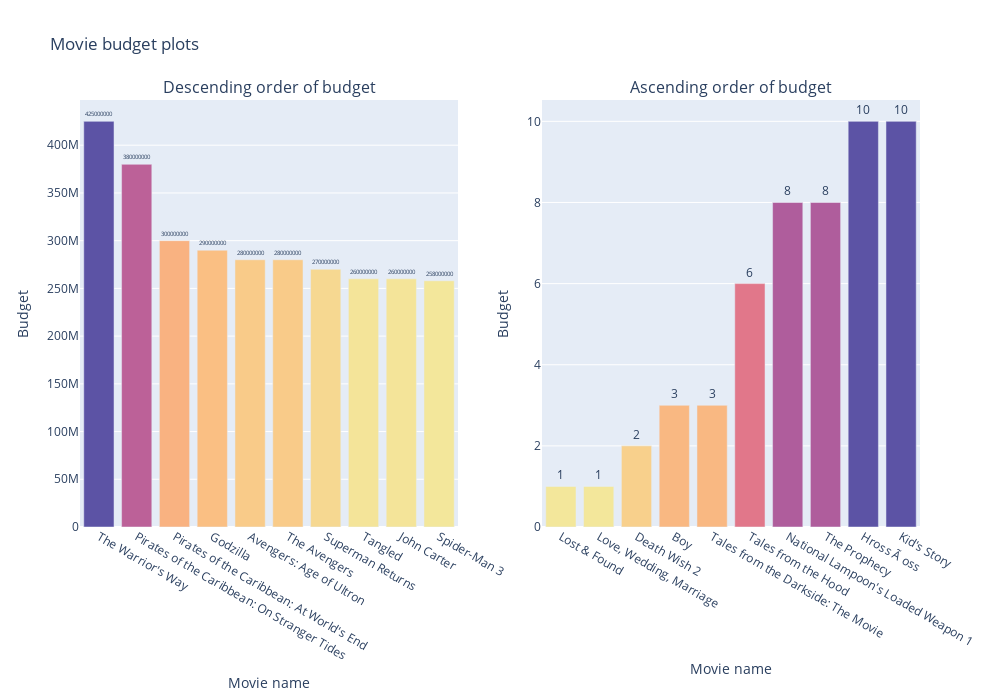

The notebook cell saved with this chart:
### Markdown cell above
### Research question 3 : Which movie has the highest and lowest budget?

### Code cell
# Grouping by movie title then summing the total budget.

highest_movie_budget = tmbd.groupby("original_title").sum().sort_values(by=["budget"] , ascending = False)["budget"].head(10)
lowest_movie_budget = tmbd.groupby("original_title").sum().sort_values(by=["budget"] , ascending = True)["budget"].head(10)

# Creating a subplot for both outputs
subplots = make_subplots(rows=1, 
                         cols=2,
                        subplot_titles=["Descending order of budget", "Ascending order of budget"])

subplots.add_traces(go.Bar(x= highest_movie_budget.index,
                           y= highest_movie_budget.values,
                           text= highest_movie_budget.values,
                           textposition="outside",
                           marker= {"color": highest_movie_budget.values, 'colorscale': 'Sunset'}
                          ),
                    rows=1, cols=1)

subplots.add_traces(go.Bar(x= lowest_movie_budget.index,
                           y= lowest_movie_budget.values,
                           text= lowest_movie_budget.values,
                           textposition="outside",
                           marker= {"color": lowest_movie_budget.values, 'colorscale': 'Sunset'}
                          ),
                    rows=1, cols=2)

# Updating layout settings

subplots.update_layout(showlegend= False, height = 700, width = 1000, title = "Movie budget plots")

# Updating x_axis

subplots.update_xaxes(title_text = "Movie name", row=1, col=1)
subplots.update_xaxes(title_text = "Movie name", row=1, col=2)

# Updating y_axis

subplots.update_yaxes(title_text = "Budget")

# Dispalying the subplot

subplots.show()

### Figure 1 — Plotly figure (JSON) as saved in the notebook; plotly's stock layout.template omitted (floating-point values rounded to 4 significant figures)
{"data": [{"marker": {"color": [425000000, 380000000, 300000000, 290000000, 280000000, 280000000, 270000000, 260000000, 260000000, 258000000], "colorscale": [[0.0, "rgb(243, 231, 155)"], [0.1667, "rgb(250, 196, 132)"], [0.3333, "rgb(248, 160, 126)"], [0.5, "rgb(235, 127, 134)"], [0.6667, "rgb(206, 102, 147)"], [0.8333, "rgb(160, 89, 160)"], [1.0, "rgb(92, 83, 165)"]]}, "text": [425000000.0, 380000000.0, 300000000.0, 290000000.0, 280000000.0, 280000000.0, 270000000.0, 260000000.0, 260000000.0, 258000000.0], "textposition": "outside", "type": "bar", "x": ["The Warrior's Way", "Pirates of the Caribbean: On Stranger Tides", "Pirates of the Caribbean: At World's End", "Godzilla", "Avengers: Age of Ultron", "The Avengers", "Superman Returns", "Tangled", "John Carter", "Spider-Man 3"], "xaxis": "x", "y": [425000000, 380000000, 300000000, 290000000, 280000000, 280000000, 270000000, 260000000, 260000000, 258000000], "yaxis": "y"}, {"marker": {"color": [1, 1, 2, 3, 3, 6, 8, 8, 10, 10], "colorscale": [[0.0, "rgb(243, 231, 155)"], [0.1667, "rgb(250, 196, 132)"], [0.3333, "rgb(248, 160, 126)"], [0.5, "rgb(235, 127, 134)"], [0.6667, "rgb(206, 102, 147)"], [0.8333, "rgb(160, 89, 160)"], [1.0, "rgb(92, 83, 165)"]]}, "text": [1.0, 1.0, 2.0, 3.0, 3.0, 6.0, 8.0, 8.0, 10.0, 10.0], "textposition": "outside", "type": "bar", "x": ["Lost & Found", "Love, Wedding, Marriage", "Death Wish 2", "Boy", "Tales from the Darkside: The Movie", "Tales from the Hood", "National Lampoon's Loaded Weapon 1", "The Prophecy", "Hross Ã oss", "Kid's Story"], "xaxis": "x2", "y": [1, 1, 2, 3, 3, 6, 8, 8, 10, 10], "yaxis": "y2"}], "layout": {"annotations": [{"font": {"size": 16}, "showarrow": false, "text": "Descending order of budget", "x": 0.225, "xanchor": "center", "xref": "paper", "y": 1.0, "yanchor": "bottom", "yref": "paper"}, {"font": {"size": 16}, "showarrow": false, "text": "Ascending order of budget", "x": 0.775, "xanchor": "center", "xref": "paper", "y": 1.0, "yanchor": "bottom", "yref": "paper"}], "height": 700, "showlegend": false, "title": {"text": "Movie budget plots"}, "width": 1000, "xaxis": {"anchor": "y", "domain": [0.0, 0.45], "title": {"text": "Movie name"}}, "xaxis2": {"anchor": "y2", "domain": [0.55, 1.0], "title": {"text": "Movie name"}}, "yaxis": {"anchor": "x", "domain": [0.0, 1.0], "title": {"text": "Budget"}}, "yaxis2": {"anchor": "x2", "domain": [0.0, 1.0], "title": {"text": "Budget"}}}}
